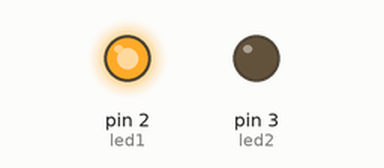
Bench run of a sketch on a simulated Arduino Uno, built with avr-gcc and run on an emulated ATmega328P. Parts: output pins drawn as LEDs (lit = HIGH).

Above: at 0.5 s.
At 2.5 s:
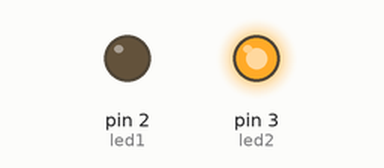
At 3.5 s:
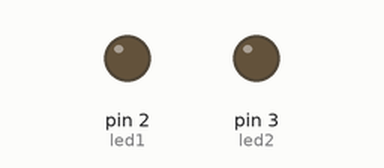
Timing chart, 0 to 5.2 s (numbered marks = the images above):
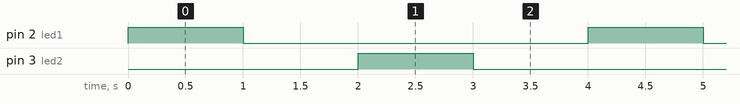

The sketch:

codigo.ino
```cpp
const int led1 = 2;
const int led2 = 3;

void setup()
{
  pinMode(led1, OUTPUT);
  pinMode(led2, OUTPUT);
}

void loop()
{
  digitalWrite(led1, HIGH);
  delay(1000);
  digitalWrite(led1, LOW);
  delay(1000);

  digitalWrite(led2, HIGH);
  delay(1000);
  digitalWrite(led2, LOW);
  delay(1000);
}
```

Measured:
- by itself, pin 2 (led1), pin 3 (led2): alternates HIGH for 1.0 s and LOW for 3.0 s
- by itself, everything shown: repeats every 4.0 s, in 4 steps
